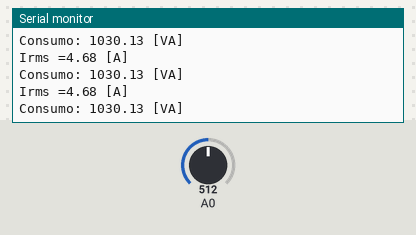
Bench run of a sketch on a simulated Arduino Uno, built with avr-gcc and run on an emulated ATmega328P. Parts: the last lines printed to the serial monitor. Inputs (shaded band) come from the test bench; at power-on: A0 = 512.

Above: at 1.2 s.
1.3 s: A0 set to 716
At 1.8 s:
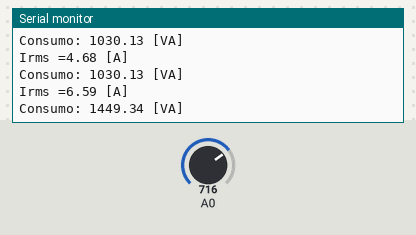
2.8 s: A0 set to 900
At 3.05 s:
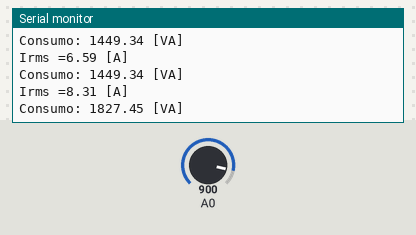
Timing chart, 0 to 5.8 s (numbered marks = the images above; inputs shaded):
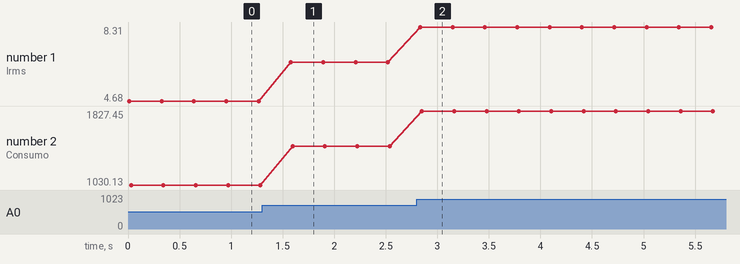

The sketch:

sketch_mar29a.ino
```cpp
int nMuestras=100;
void setup()
{
  Serial.begin(9600);
}

void loop()
{
  float instVolatage, Vpp, Irms;
  float minVoltage=5.0, maxVoltage=0.0;
  for(int i=0; i<nMuestras;i++)
  {
    instVolatage = 5.0/1023*analogRead(A0);
    if(instVolatage<= minVoltage)minVoltage=instVolatage;
    if(instVolatage>= maxVoltage)maxVoltage=instVolatage;
  }
  Vpp=maxVoltage=minVoltage;
  Irms=abs(1.9111*Vpp - 0.1);
  Serial.print("Irms =");
  Serial.print(Irms);
  Serial.println(" [A]");
  Serial.print("Consumo: ");
  Serial.print(220*Irms);
  Serial.println(" [VA]");
  Serial.println();
  delay(300);
}
```

Measured:
- after the input at 1.3 s, the serial monitor: prints a new line after 0.28 s (image 1)
- after the input at 2.8 s, the serial monitor: prints a new line at once (image 2)
- plotted number 1: 4.68 → 6.59 after the input at 1.3 s, 6.59 → 8.31 after the input at 2.8 s
- plotted number 2: 1030.13 → 1449.34 after the input at 1.3 s, 1449.34 → 1827.45 after the input at 2.8 s
